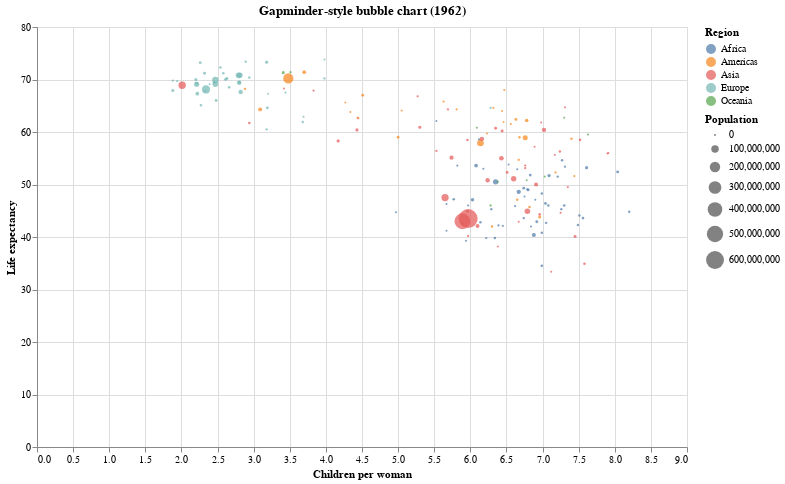

Here is the notebook cell this chart was saved with:
### Markdown cell above
<div class="alert alert-info" style="color:black">

### Question 2.1
rubric={accuracy:1,quality:1,viz:2}

<h4>Python</h4>
<ol type="1">
<li>I have uploaded the <a href=https://raw.githubusercontent.com/UofTCoders/workshops-dc-py/master/data/processed/world-data-gapminder.csv> 2018 Gapminder data at this URL.</a> Use <code>read_csv</code> from <code>pandas</code> to load the data directly from the URL and assign it a suitable variable name. Set the <code>parse_dates</code> parameter to <code>['year']</code> to ensure that Altair recognizes this columns as time data.</li>
<li>Now let’s create a similar bubble chart to what you saw in the video:
<ul>
<li>Filter the dataframe to only keep observations from a single year, 1962. You can create a new data frame variable or perform the filtering directly as you pass the data to Altair. Dates can be matched as strings when filtering.</li>
<li>Use a circle mark to recreate the appearance of the plot in the video.</li>
<li>Encode the proper variables so that children per woman is on the x-axis, life expectancy on the y-axis, and so that the circles’ color corresponds to their region, and the size reflects the population.</li>
</ul></li>
</ol>
<p> Don't worry about getting axis labels and sizes to be exactly like in the video,
we will return to this code later in the lab to customize it.</p>
</div>

### Code cell
# YOUR PYTHON ANSWER GOES HERE
import pandas as pd
import altair as alt

DATA = "https://raw.githubusercontent.com/UofTCoders/workshops-dc-py/master/data/processed/world-data-gapminder.csv"
gapminder = pd.read_csv(DATA, parse_dates=['year'])

gap_1962 = gapminder[gapminder["year"] == "1962-01-01"].copy()
gap_1962 = gap_1962.dropna(subset=["children_per_woman", "life_expectancy", "region", "population"])

chart_1962 = (
    alt.Chart(gap_1962)
    .mark_circle(opacity=0.7)
    .encode(
        x=alt.X("children_per_woman:Q", title="Children per woman"),
        y=alt.Y("life_expectancy:Q", title="Life expectancy"),
        color=alt.Color("region:N", title="Region"),
        size=alt.Size("population:Q", title="Population"),
        tooltip=[
            alt.Tooltip("country:N", title="Country"),
            alt.Tooltip("region:N", title="Region"),
            alt.Tooltip("children_per_woman:Q", title="Children per woman", format=".2f"),
            alt.Tooltip("life_expectancy:Q", title="Life expectancy", format=".1f"),
            alt.Tooltip("population:Q", title="Population", format=",.0f"),
        ],
    )
    .properties(width=650, height=420, title="Gapminder-style bubble chart (1962)"
    )
)

chart_1962

### Figure 1 — Vega-Lite specification as saved in the notebook (floating-point values rounded to 4 significant figures; data arrays with more than 128 entries replaced by an {"elided": "..."} marker saying what was removed)
{"config": {"view": {"continuousWidth": 300, "continuousHeight": 300}}, "data": {"name": "data-f584f5793eda5d442678acf29d30d04e"}, "mark": {"type": "circle", "opacity": 0.7}, "encoding": {"color": {"field": "region", "title": "Region", "type": "nominal"}, "size": {"field": "population", "title": "Population", "type": "quantitative"}, "tooltip": [{"field": "country", "title": "Country", "type": "nominal"}, {"field": "region", "title": "Region", "type": "nominal"}, {"field": "children_per_woman", "format": ".2f", "title": "Children per woman", "type": "quantitative"}, {"field": "life_expectancy", "format": ".1f", "title": "Life expectancy", "type": "quantitative"}, {"field": "population", "format": ",.0f", "title": "Population", "type": "quantitative"}], "x": {"field": "children_per_woman", "title": "Children per woman", "type": "quantitative"}, "y": {"field": "life_expectancy", "title": "Life expectancy", "type": "quantitative"}}, "height": 420, "title": "Gapminder-style bubble chart (1962)", "width": 650, "$schema": "https://vega.github.io/schema/vega-lite/v6.1.0.json", "datasets": {"data-f584f5793eda5d442678acf29d30d04e": {"elided": "178 records"}}}
